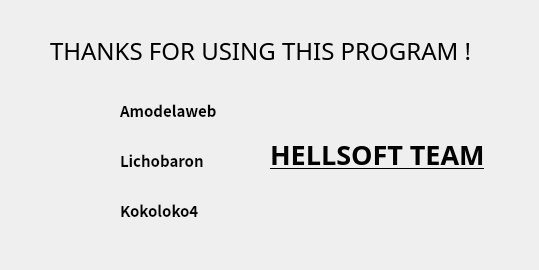
<?xml version="1.0" encoding="UTF-8"?>
<ui version="4.0">
 <class>gracias</class>
 <widget class="QDialog" name="gracias">
  <property name="geometry">
   <rect>
    <x>0</x>
    <y>0</y>
    <width>539</width>
    <height>270</height>
   </rect>
  </property>
  <property name="windowTitle">
   <string>Gracias</string>
  </property>
  <property name="windowIcon">
   <iconset>
    <normaloff>logo.png</normaloff>logo.png</iconset>
  </property>
  <widget class="QDialogButtonBox" name="buttonBox">
   <property name="geometry">
    <rect>
     <x>10</x>
     <y>270</y>
     <width>221</width>
     <height>41</height>
    </rect>
   </property>
   <property name="orientation">
    <enum>Qt::Horizontal</enum>
   </property>
   <property name="standardButtons">
    <set>QDialogButtonBox::Cancel|QDialogButtonBox::Ok</set>
   </property>
  </widget>
  <widget class="QLabel" name="label">
   <property name="geometry">
    <rect>
     <x>50</x>
     <y>20</y>
     <width>591</width>
     <height>61</height>
    </rect>
   </property>
   <property name="font">
    <font>
     <family>TeX Gyre Pagella Math</family>
     <pointsize>18</pointsize>
    </font>
   </property>
   <property name="text">
    <string>THANKS FOR USING THIS PROGRAM !</string>
   </property>
  </widget>
  <widget class="QLabel" name="label_2">
   <property name="geometry">
    <rect>
     <x>60</x>
     <y>90</y>
     <width>41</width>
     <height>41</height>
    </rect>
   </property>
   <property name="text">
    <string/>
   </property>
   <property name="pixmap">
    <pixmap resource="MiniFile.qrc">:/git/git.png</pixmap>
   </property>
  </widget>
  <widget class="QLabel" name="label_3">
   <property name="geometry">
    <rect>
     <x>60</x>
     <y>140</y>
     <width>41</width>
     <height>41</height>
    </rect>
   </property>
   <property name="text">
    <string/>
   </property>
   <property name="pixmap">
    <pixmap resource="MiniFile.qrc">:/git/git.png</pixmap>
   </property>
  </widget>
  <widget class="QLabel" name="label_4">
   <property name="geometry">
    <rect>
     <x>60</x>
     <y>190</y>
     <width>41</width>
     <height>41</height>
    </rect>
   </property>
   <property name="text">
    <string/>
   </property>
   <property name="pixmap">
    <pixmap resource="MiniFile.qrc">:/git/git.png</pixmap>
   </property>
  </widget>
  <widget class="QLabel" name="label_5">
   <property name="geometry">
    <rect>
     <x>120</x>
     <y>100</y>
     <width>111</width>
     <height>21</height>
    </rect>
   </property>
   <property name="font">
    <font>
     <family>Noto Sans CJK KR</family>
     <pointsize>11</pointsize>
     <weight>75</weight>
     <bold>true</bold>
    </font>
   </property>
   <property name="text">
    <string>Amodelaweb</string>
   </property>
  </widget>
  <widget class="QLabel" name="label_6">
   <property name="geometry">
    <rect>
     <x>120</x>
     <y>150</y>
     <width>111</width>
     <height>21</height>
    </rect>
   </property>
   <property name="font">
    <font>
     <family>Noto Sans CJK KR</family>
     <pointsize>11</pointsize>
     <weight>75</weight>
     <bold>true</bold>
    </font>
   </property>
   <property name="text">
    <string>Lichobaron</string>
   </property>
  </widget>
  <widget class="QLabel" name="label_7">
   <property name="geometry">
    <rect>
     <x>120</x>
     <y>200</y>
     <width>111</width>
     <height>21</height>
    </rect>
   </property>
   <property name="font">
    <font>
     <family>Noto Sans CJK KR</family>
     <pointsize>11</pointsize>
     <weight>75</weight>
     <bold>true</bold>
    </font>
   </property>
   <property name="text">
    <string>Kokoloko4</string>
   </property>
  </widget>
  <widget class="QLabel" name="label_8">
   <property name="geometry">
    <rect>
     <x>450</x>
     <y>190</y>
     <width>71</width>
     <height>81</height>
    </rect>
   </property>
   <property name="text">
    <string/>
   </property>
   <property name="pixmap">
    <pixmap resource="MiniFile.qrc">:/git/logo.png</pixmap>
   </property>
  </widget>
  <widget class="QLabel" name="label_9">
   <property name="geometry">
    <rect>
     <x>270</x>
     <y>130</y>
     <width>231</width>
     <height>61</height>
    </rect>
   </property>
   <property name="font">
    <font>
     <family>Noto Serif Kannada</family>
     <pointsize>20</pointsize>
     <weight>75</weight>
     <bold>true</bold>
     <underline>true</underline>
    </font>
   </property>
   <property name="text">
    <string>HELLSOFT TEAM</string>
   </property>
  </widget>
 </widget>
 <resources>
  <include location="MiniFile.qrc"/>
 </resources>
 <connections>
  <connection>
   <sender>buttonBox</sender>
   <signal>accepted()</signal>
   <receiver>gracias</receiver>
   <slot>accept()</slot>
   <hints>
    <hint type="sourcelabel">
     <x>248</x>
     <y>254</y>
    </hint>
    <hint type="destinationlabel">
     <x>157</x>
     <y>274</y>
    </hint>
   </hints>
  </connection>
  <connection>
   <sender>buttonBox</sender>
   <signal>rejected()</signal>
   <receiver>gracias</receiver>
   <slot>reject()</slot>
   <hints>
    <hint type="sourcelabel">
     <x>316</x>
     <y>260</y>
    </hint>
    <hint type="destinationlabel">
     <x>286</x>
     <y>274</y>
    </hint>
   </hints>
  </connection>
 </connections>
</ui>
